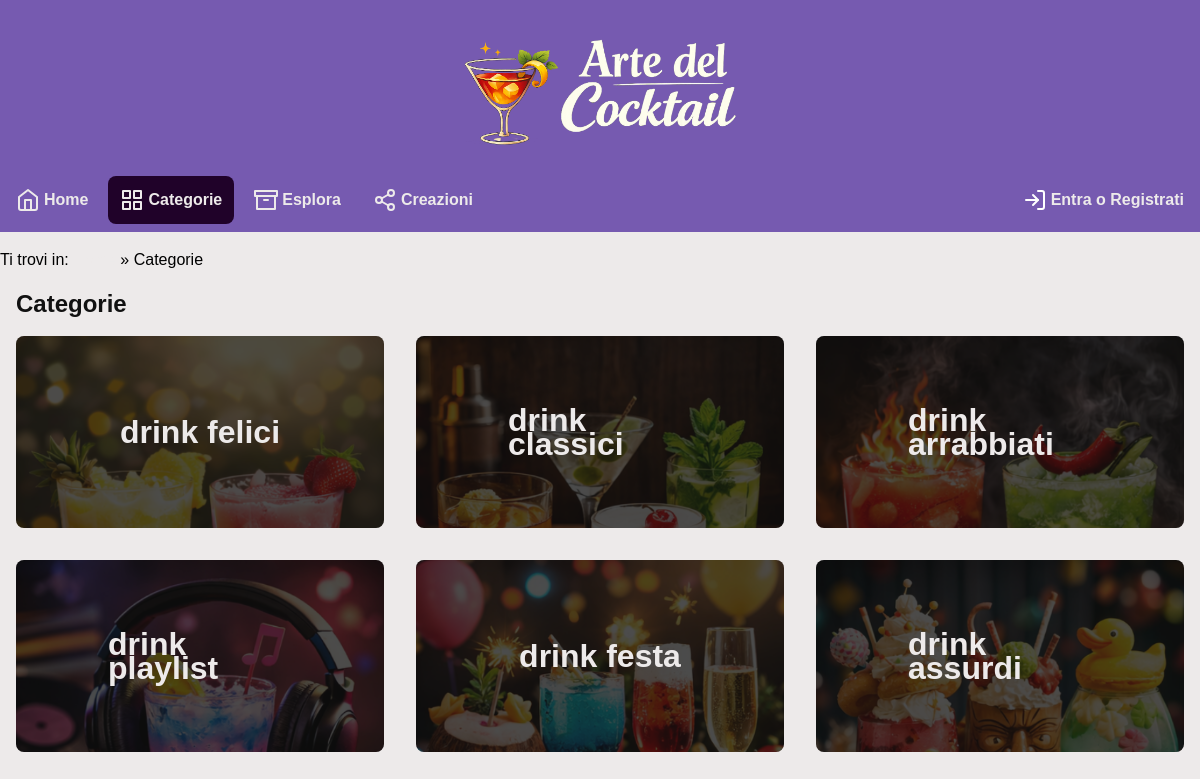
The app's page /categorie.php, older data.
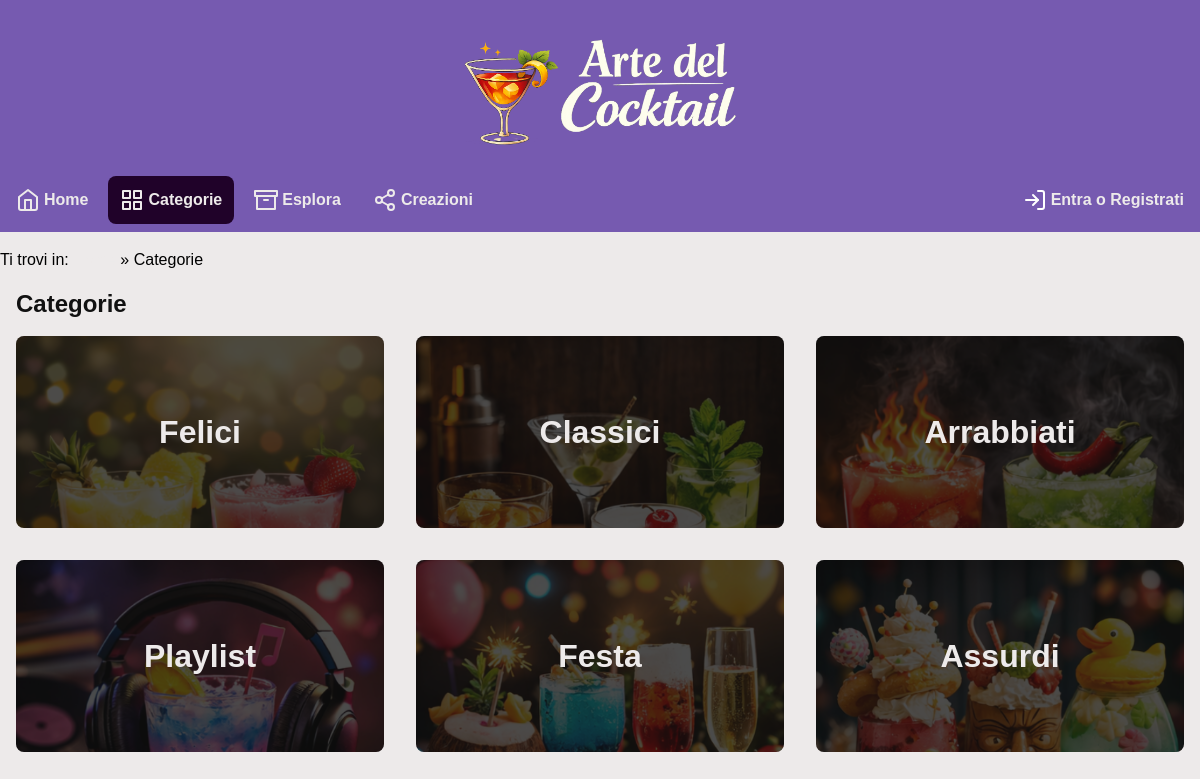
The same page, newer data.
### tables this page shows
CREATE TABLE categories (
    id INT PRIMARY KEY AUTO_INCREMENT,
    name VARCHAR(300) NOT NULL,
    poster VARCHAR(400),
    created_at TIMESTAMP DEFAULT CURRENT_TIMESTAMP, 
    updated_at TIMESTAMP DEFAULT CURRENT_TIMESTAMP ON UPDATE CURRENT_TIMESTAMP
);

### src/app/global.php (called while the page is built, shortened)
<?php
require_once dirname(__FILE__) . "/navbar.php";
require_once dirname(__FILE__, 2) . "/db/db.php";
function getTemplate(string $name): string
{
    return file_get_contents(dirname(__FILE__, 2) . "/templates/" . $name . ".html");
}
?>

### src/db/db.php (called while the page is built, shortened)
<?php
require_once dirname(__FILE__) . "/Drink.php";
require_once dirname(__FILE__) . "/Category.php";
$pdo = null;
try {
    $pdo = new PDO(
        "mysql:host=db;port=3306;dbname=progetto",
        "progetto",
        "progetto",
        [PDO::ATTR_ERRMODE => PDO::ERRMODE_EXCEPTION]
    );
} catch (PDOException $e) {
    die("PDO error: " . $e->getMessage());
}
$categoryDao = new PdoCategoryDao($pdo);

### src/db/Category.php (called while the page is built, shortened)
<?php
require_once dirname(__FILE__) . "/BaseModel.php";
class Category extends BaseModel
{
    public function __construct(string $name, ?string $poster, ?int $id, ?DateTime $created_at, ?DateTime $updated_at)
    {
        $this->name = $name;
        $this->poster = $poster;
    }
}
class PdoCategoryDao implements CategoryDao
{
    private PDO $pdo;
    public function __construct(PDO $pdo)
    {
        $this->pdo = $pdo;
    }
    private function mapRowToCategory(array $row): Category
    {
        return new Category(
            $row["name"],
            $row["poster"],
            (int) $row["id"],
            new DateTime($row["created_at"]),
            new DateTime($row["updated_at"]),
        );
    }
    public function getAll(int $limit = 10, int $offset = 0): array
    {
        $stmt = $this->pdo->prepare("SELECT id, name, poster, created_at, updated_at FROM categories LIMIT :lmt OFFSET :os;");
        $stmt->bindParam("lmt", $limit, PDO::PARAM_INT);
        $stmt->bindParam("os", $offset, PDO::PARAM_INT);
        $stmt->execute();
        $users = [];
        foreach ($stmt->fetchAll(PDO::FETCH_ASSOC) as $row) {
            array_push($users, $this->mapRowToCategory($row));
        }
        return $users;
    }
}

### src/db/BaseModel.php (called while the page is built, shortened)
<?php
class BaseModel
{
    protected ?int $id;
    public function __construct(?int $id, ?DateTime $created_at, ?DateTime $updated_at)
    {
        $this->id = $id;
    }
    public function getId(): ?int
    {
        return $this->id;
    }
}

### src/categorie.php (the view, shortened to what this page needs)
<?php
require_once dirname(__FILE__) . "/app/global.php";
$user = getLoggedUser();
$template = getTemplate("layout");
$template = str_replace("[title]", "Categorie | Arte del Cocktail", $template);
$template = str_replace("[description]", "Il ricettario social per i tuoi drink. Cerca ispirazione tra il nostro catalogo e le creazioni degli altri utenti.", $template);
$template = str_replace("[keywords]", "drink, cocktails, alcolici, ricette, alcol, bar, ingredienti, come fare", $template);
$template = str_replace("[navbar]", getNavbar("categorie", isset($_SESSION["user_id"])), $template);
$template = str_replace("[breadcrumb]", '<a href="/" lang="en">Home</a> » Categorie', $template);
$content = getTemplate("categorie");
$formContent = "";
$content = str_replace("[create_form]", $formContent, $content);
$page = 1;
$categories = $categoryDao->getAll(21, $page - 1);
$categoriesListContent = "";
foreach ($categories as $category) {
    $drinkCard = getTemplate("category_card");
    $drinkCard = str_replace("[name]", $category->name, $drinkCard);
    $drinkCard = str_replace("[image]", $category->poster, $drinkCard);
    $drinkCard = str_replace("[id]", $category->getId(), $drinkCard);
    $drinkCard = str_replace(
        "[actions]",
        (isset($user) && $user->isAdmin()) ? '<a href="categorie.php?action=delete&id=' . $category->getId() . '" class="btn btn-danger">Elimina</a>' : "",
        $drinkCard
    );
    $categoriesListContent .= $drinkCard;
}
$content = str_replace("[categories]", $categoriesListContent, $content);
$template = str_replace("[content]", $content, $template);
echo $template;
?>

### src/app/navbar.php
<?php
function getNavbar(string $current, bool $userIsLogged): string
{
    $content = '<nav class="navbar" aria-label="Menu principale" role="navigation">
            <ul class="main-navbar">';
    $content .= '<li id="homeNav" lang="en"' . ($current === "home" ? ' class="current" >Home' : '><a href="/" lang="en">Home</a>') . '</li>';
    $content .= '<li id="catNav"' . ($current === "categorie" ? ' class="current" >Categorie' : '><a href="/categorie.php">Categorie</a>') . '</li>';
    $content .= '<li id="exploreNav"' . ($current === "esplora" ? ' class="current" >Esplora' : '><a href="/esplora.php">Esplora</a>') . '</li>';
    $content .= '<li id="creationsNav"' . ($current === "creazioni" ? ' class="current" >Creazioni' : '><a href="/creazioni.php">Creazioni</a>') . '</li>';
    $content .= '</ul>
            <ul class="user-navbar">';
    if ($userIsLogged) {
        $content .= '<li id="createNav"' . ($current === "nuovo" ? ' class="current" >Crea' : '><a href="/nuovo-drink.php">Crea</a>') . '</li>';
        $content .= '<li id="favsNav"' . ($current === "preferiti" ? ' class="current" >Preferiti' : '><a href="/preferiti.php">Preferiti</a>') . '</li>';
        $content .= '<li id="profileNav"' . ($current === "profilo" ? ' class="current" >Profilo' : '><a href="/profilo.php">Profilo</a>') . '</li>';
        $content .= '<li id="logoutNav"' . ($current === "logout" ? ' class="current" lang="en">Logout' : '><a href="/logout.php" lang="en">Logout</a>') . '</li>';
    } else {
        $content .= '<li id="loginNav"' . ($current === "login" ? ' class="current" >Login' : '><a href="/login.php">Entra o Registrati</a>') . '</li>';
    }
    $content .= '</ul>
        </nav>';
    return $content;
}

### src/css/style.css (style rules this page uses)
:root { --color-1: #edeaea; --color-2: #765ab0; --color-3: #200229; --color-4: #111; --color-5: #1978d4; --color-error: #c0392b; --border-radius: 0.5em; --star-size: 32px; --star-color: var(--color-3); --star-background: var(--color-2); }
* { font-family: 'Comfortaa', sans-serif; box-sizing: border-box; }
a { color: var(--color-1); }
html, body { background-color: var(--color-1); height: fit-content; line-height: 1.5em; font-size: 100%; margin: 0; padding: 0; }
header { padding-top: 2em; background-color: var(--color-2); text-align: center; }
header h1 { background-image: url("../img/logo-v2.png"); background-size: contain; background-repeat: no-repeat; background-position: center; text-indent: -9999em; font-size: 5em; color: var(--color-1); line-height: 1.5em; margin: 0; }
.navbar, #breadcrumb, main { width: 100%; max-width: 1200px; margin: 0 auto; }
.navbar { margin-top: 1em; display: flex; }
.main-navbar { margin-right: auto; }
.user-navbar { margin-left: auto; }
.navbar ul { list-style-type: none; padding: 0.5em 0; margin-top: 0; margin-bottom: 0; }
.navbar ul li { display: inline-block; padding: 0.75em 0.75em 0.75em 2.5em; margin: 0 0.25em; background-repeat: no-repeat; background-position: 0.75em center; }
.navbar ul li, .navbar a { color: var(--color-1); text-decoration: none; -webkit-border-radius: var(--border-radius); -moz-border-radius: var(--border-radius); border-radius: var(--border-radius); font-weight: 600; }
.navbar li.current { background-color: var(--color-3); }
#homeNav { background-image: url("../img/home.svg"); }
#exploreNav { background-image: url("../img/archive.svg"); }
#creationsNav { background-image: url("../img/share-2.svg"); }
#catNav { background-image: url("../img/grid.svg"); }
#loginNav { background-image: url("../img/log-in.svg"); }
h1, h2, h3, h4, h5, h6 { color: var(--color-4); }
main { margin-bottom: 2em; }
.category-list { list-style: none; padding: 0; display: grid; gap: 2rem; grid-template-columns: repeat(4, 1fr); }
.category-card { background-color: var(--color-4); -webkit-border-radius: var(--border-radius); -moz-border-radius: var(--border-radius); border-radius: var(--border-radius); overflow: hidden; position: relative; height: 12em; }
.category-card strong { position: absolute; top: 50%; left: 50%; transform: translate(-50%, -50%); font-size: 2em; }
.category-card img { opacity: 0.25; width: 100%; }

### src/css/style-lg.css (style rules this page uses)
main { padding: 0 1em; }
.category-list, .drink-list { grid-template-columns: repeat(3, 1fr); }

### src/css/style-md.css (style rules this page uses)
.category-list, .drink-list { grid-template-columns: repeat(2, 1fr); }

### src/css/style-sm.css (style rules this page uses)
.category-list, .drink-list { display: block; }
.category-card, .drink-card { margin: 1em 0; }

Row changes from the older to the newer data that the page shows:
changed categories: id+poster+name "drink felici" → "Felici"
changed categories: id+poster+name "drink classici" → "Classici"
changed categories: id+poster+name "drink arrabbiati" → "Arrabbiati"
changed categories: id+poster+name "drink playlist" → "Playlist"
changed categories: id+poster+name "drink festa" → "Festa"
changed categories: id+poster+name "drink assurdi" → "Assurdi"
